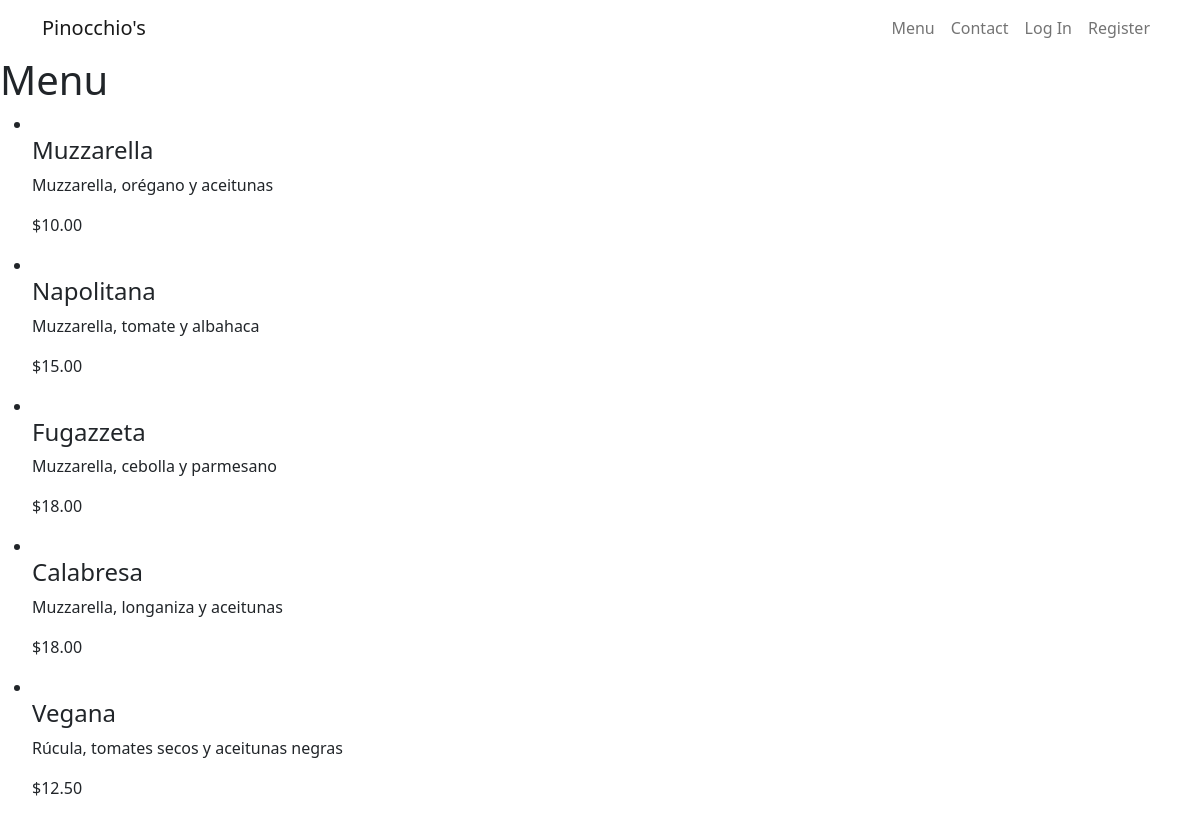
The app's page /menu/ with its own data.
### orders/models.py (models this page shows, shortened)
class Pizza(models.Model):
    title = models.CharField(max_length=64)
    description = models.CharField(max_length=256)
    size = models.CharField(max_length=1, choices=SIZE, default=SIZE[0][0])
    price = models.DecimalField(max_digits=6, decimal_places=2)
    image = models.URLField()

### orders/views.py (the view)
# urls.py: path("menu/", views.menu, name="menu"),
def menu(request):
    items = Pizza.objects.all()
    return render(request, "orders/menu.html", {
        "items": items
    })

### orders/templates/orders/menu.html (shortened to what this page needs)
{% extends "orders/layout.html" %}
{% load static %}
{% block body %}
    <h1>Menu</h1>
    <ul>
    {% for item in items %}
        <li>
            <div>
                <h4>{{ item.title }}</h4>
                <p>{{ item.description }}</p>
                <p>${{ item.price }}</p>
            </div>
        </li>
    {% empty %}
        <li>There are no items.</li>
    {% endfor %}
    </ul>
{% endblock %}

### orders/templates/orders/layout.html (shortened to what this page needs)
{% load static %}
<!doctype html>
<html lang="en">
  <head>
      <link href="https://cdn.jsdelivr.net/npm/bootstrap@5.1.0/dist/css/bootstrap.min.css" rel="stylesheet">
      <link href="{% static 'orders/styles.css' %}" rel="stylesheet">
  </head>
  <body>
      <div class="container">
        <nav class="navbar navbar-expand-md navbar-light">
            <a class="navbar-brand" href="{% url 'index' %}">Pinocchio's</a>
            <div class="collapse navbar-collapse" id="toggleMobileMenu">
                <ul class="navbar-nav ms-auto">
                    <li>
                        <a class="nav-link" href="{% url 'menu' %}">Menu</a>
                    </li>
                    <li>
                        <a class="nav-link" href="#">Contact</a>
                    </li>
                    {% if user.is_authenticated %}
                    <li>
                        <a class="nav-link" href="{% url 'cart' %}">Cart</a>
                    </li>
                    <li>
                        <a class="nav-link" href="{% url 'logout' %}">Log Out</a>
                    </li>
                    {% else %}
                    <li>
                        <a class="nav-link" href="{% url 'login' %}">Log In</a>
                    </li>
                    <li>
                        <a class="nav-link" href="{% url 'register' %}">Register</a>
                    </li>
                    {% endif %}
                </ul>
            </div>
        </nav>
      </div>
    <div class="body">
        {% block body %}
        {% endblock %}
    </div>
  </body>
</html>

### records on screen
Pizza: title "Muzzarella", description "Muzzarella, orégano y aceitunas", price "10.00"
Pizza: title "Napolitana", description "Muzzarella, tomate y albahaca", price "15.00"
Pizza: title "Fugazzeta", description "Muzzarella, cebolla y parmesano", price "18.00"
Pizza: title "Calabresa", description "Muzzarella, longaniza y aceitunas", price "18.00"
Pizza: title "Vegana", description "Rúcula, tomates secos y aceitunas negras", price "12.50"
